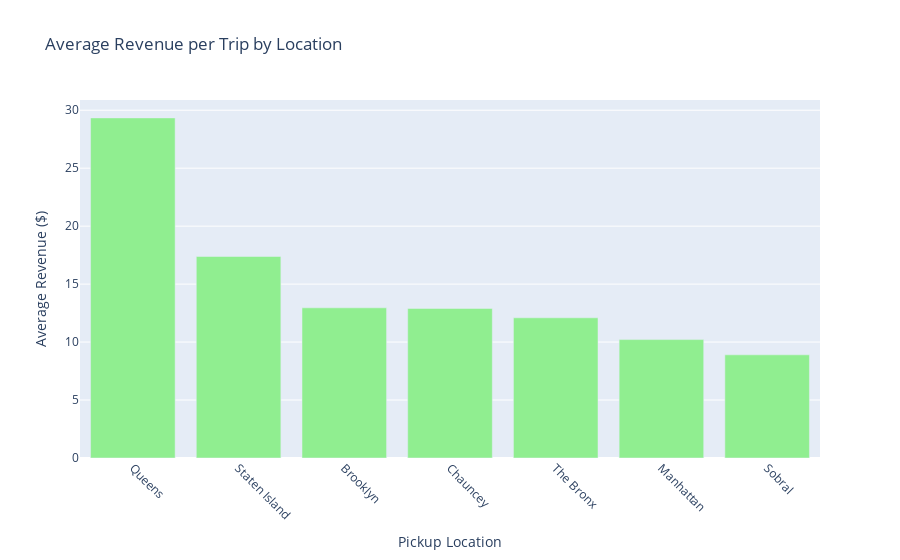

This figure's notebook cell:
### Code cell
import plotly.graph_objects as go

# Get top 10 locations for visualization
top_locations = pickup_revenue.sort_values('avg_revenue', ascending=False).head(10)

# Bar chart for average revenue
fig = go.Figure(data=[
    go.Bar(x=top_locations['sublocality'], 
           y=top_locations['avg_revenue'],
           marker_color='lightgreen')
])

fig.update_layout(
    title='Average Revenue per Trip by Location',
    xaxis_title='Pickup Location',
    yaxis_title='Average Revenue ($)',
    xaxis_tickangle=45
)

fig.show()

### Figure 1 — Plotly figure (JSON) as saved in the notebook; plotly's stock layout.template omitted (floating-point values rounded to 4 significant figures)
{"data": [{"marker": {"color": "lightgreen"}, "type": "bar", "x": ["Queens", "Staten Island", "Brooklyn", "Chauncey", "The Bronx", "Manhattan", "Sobral"], "y": [29.34, 17.38, 12.95, 12.9, 12.09, 10.21, 8.9]}], "layout": {"title": {"text": "Average Revenue per Trip by Location"}, "xaxis": {"tickangle": 45, "title": {"text": "Pickup Location"}}, "yaxis": {"title": {"text": "Average Revenue ($)"}}}}
